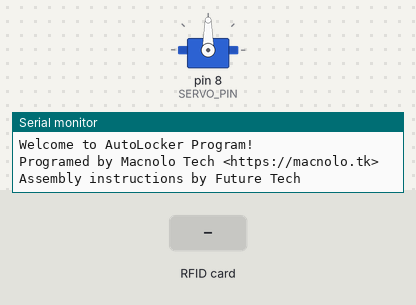
Bench run of a sketch on a simulated Arduino Uno, built with avr-gcc and run on an emulated ATmega328P. Shown: servo, the last lines printed to the serial monitor. Inputs (shaded band) come from the test bench. EEPROM starts erased.

Above: at 1.3 s.
1.4 s: RFID card F5 DD 00 E5 held to the reader
At 3.9 s:
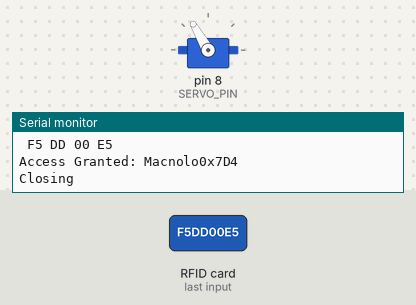
4.6 s: RFID card 9E 62 0D 21 held to the reader
At 7.4 s:
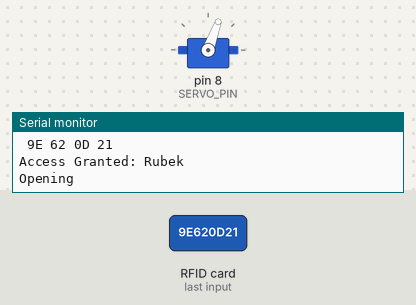
7.7 s: RFID card 69 3A 56 D3 held to the reader
At 9.6 s:
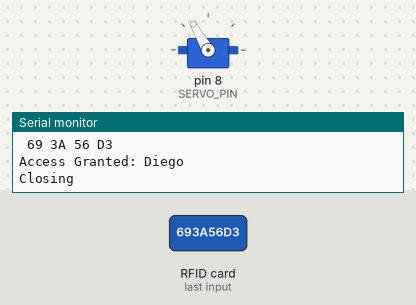
Timing chart, 0 to 11.1 s (numbered marks = the images above; inputs shaded):
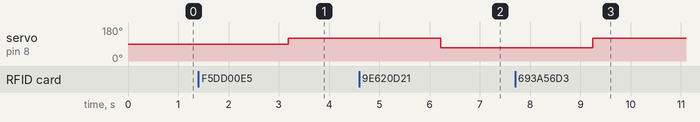

The sketch:

RFID.ino
```cpp
// (licence header left out)
#include "MFRC522.h"
#include "MFRC522Extended.h"
#include "require_cpp11.h"
#include <Servo.h>
#include "EEPROM.h"
#include "SPI.h"

#define SS_PIN 10
#define RST_PIN 9
#define SERVO_PIN 8

#define OPEN_G 70
#define CLOSE_G 120

//Setting RFID R/W
MFRC522 rfid(SS_PIN, RST_PIN);
MFRC522::MIFARE_Key key;

byte nuidPICC[4];

//Setting state-lock variables
boolean lock = false;
int state = 0;
String cmd;

//Setting Servo
Servo servo;

//Setting user variables
byte master[4] = {0xF5,0xDD,0x00,0xE5};
byte user1[4] = {0x9E,0x62,0x0D,0x21};
byte user2[4] = {0x69,0x3A,0x56,0xD3};

void setup() {
  //Init Serial, Servo, SPI and RFID
  Serial.begin(9600);
  SPI.begin();
  rfid.PCD_Init();
  servo.attach(SERVO_PIN);

  //Setting General PINS
  pinMode(LED_BUILTIN, OUTPUT);

  //Setting KEY Memory
  for (byte i = 0;i < 6; i++) {
    key.keyByte[i] = 0xFF;
  }

  //Restoring last state
  if(EEPROM.read(0) == 2) {
    state = 1;
    servo.write(CLOSE_G);
    digitalWrite(LED_BUILTIN, LOW);
    Serial.println("Restoring. Closing...\n");
    delay(200);
  }else if(EEPROM.read(0) == 1) {
    state == 0;
    servo.write(OPEN_G);
    digitalWrite(LED_BUILTIN, HIGH);
    Serial.println("Restoring. Opening...\n");
    delay(200);
  }else {
    Serial.println("No other data. New data created.\n");
  }

  //Presenting
  Serial.println("Welcome to AutoLocker Program!");
  Serial.println("Programed by Macnolo Tech <https://macnolo.tk>");
  Serial.println("Assembly instructions by Future Tech");
  Serial.println("\n");

}

void loop() {
  //Looking for commands
  cmd = Serial.readString();
  if(cmd != ""){
    if (cmd.compareTo("restore")){
      if(restore()){
        Serial.println("Restore Success. Please press reset button.");
      }else{
        Serial.println("Restore failed.");
      }
    }
  }

  // Look for new cards
  if ( ! rfid.PICC_IsNewCardPresent())
    return;

  // Verify if the NUID has been readed
  if ( ! rfid.PICC_ReadCardSerial())
    return;

  //Checking MIFARE type
  MFRC522::PICC_Type piccType = rfid.PICC_GetType(rfid.uid.sak);
  Serial.print("\nTag format: ");
  Serial.print(rfid.PICC_GetTypeName(piccType));

  // Check is the PICC of Classic MIFARE type
  if (piccType != MFRC522::PICC_TYPE_MIFARE_MINI &&
    piccType != MFRC522::PICC_TYPE_MIFARE_1K &&
    piccType != MFRC522::PICC_TYPE_MIFARE_4K) {
    Serial.println(F("Your tag is not of type MIFARE Classic."));
    return;
  }

  //Reading nuidPICC and writing to array
  for (byte i = 0; i < 4; i++) {
    nuidPICC[i] = rfid.uid.uidByte[i];
  }
  Serial.println("\nNUID is:");
  printHex(rfid.uid.uidByte, rfid.uid.size);
  Serial.print("\n");

  // Halt PICC
  rfid.PICC_HaltA();

  // Stop encryption on PCD
  rfid.PCD_StopCrypto1();

  //Checking for access
  if(compareArray(nuidPICC,master)){
    Serial.println("Access Granted: Macnolo0x7D4");
    lock = true;
  }else if(compareArray(nuidPICC,user1)){
    Serial.println("Access Granted: Rubek");
    lock = true;
  }else if(compareArray(nuidPICC,user2)){
    Serial.println("Access Granted: Diego");
    lock = true;
  }else{
    Serial.println("Access Denied");
    lock = false;
  }

  delay(1000);

  //Checking lock state
  if(lock){
    if (state == 0){
      EEPROM.write(0, 2);
      state = 1;
      digitalWrite(LED_BUILTIN, LOW);
      servo.write(CLOSE_G);
      Serial.println("Closing");
    }else if (state == 1){
      EEPROM.write(0, 1);
      state = 0;
      digitalWrite(LED_BUILTIN, HIGH);
      servo.write(OPEN_G);
      Serial.println("Opening");
    }
  }
}

void printHex(byte *buffer, byte bufferSize) {
  for (byte i = 0; i < bufferSize; i++) {
    Serial.print(buffer[i] < 0x10 ? " 0" : " ");
    Serial.print(buffer[i], HEX);
  }
}

boolean compareArray(byte array1[],byte array2[]) {
  if(array1[0] != array2[0])return(false);
  if(array1[1] != array2[1])return(false);
  if(array1[2] != array2[2])return(false);
  if(array1[3] != array2[3])return(false);
  return(true);
}

boolean restore(){
  for(int i = 0; i < EEPROM.length() ; i++){
    EEPROM.write(i,0);
  }
  return 1;
}
```

require_cpp11.h
```cpp
// (licence header left out)
#ifndef REQUIRE_CPP11_H
#define REQUIRE_CPP11_H

#if __cplusplus < 201103L
#error "This library needs at least a C++11 compliant compiler, maybe compiler argument for C++11 support is missing or if you use Arduino IDE upgrade to version >=1.6.6"
#endif

#endif // REQUIRE_CPP11_H
```

Measured:
- after the input at 1.4 s, servo on pin 8 (SERVO_PIN): 90° → 120° after 1.8 s
- after the input at 4.6 s, servo on pin 8 (SERVO_PIN): 120° → 70° after 1.6 s
- after the input at 7.7 s, servo on pin 8 (SERVO_PIN): 70° → 120° after 1.5 s
